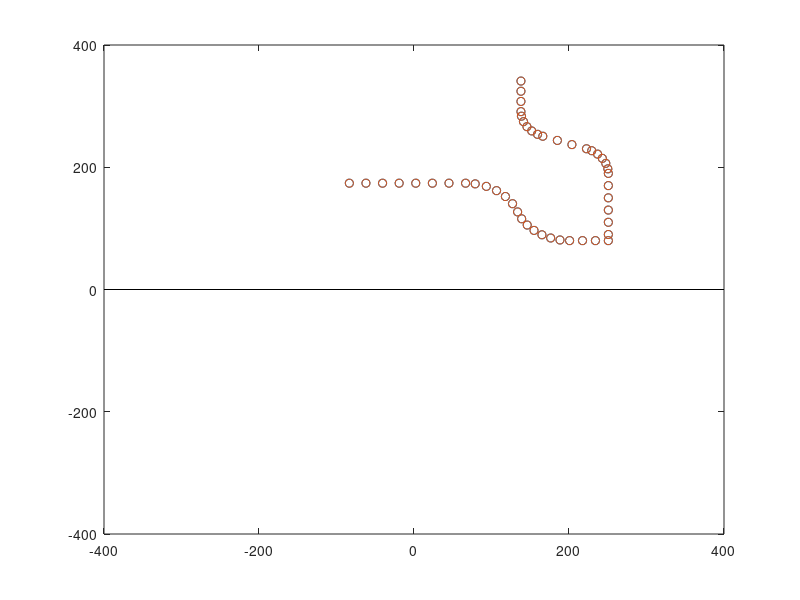

Reproduce this figure in MATLAB.
clear all;
close all;
clc;
%%
%Linea 1
NL1=8;%numero de puntos de la linea 1
yL1=linspace(173.93,173.93,NL1);
xL1=linspace(-83.44,66.56,NL1);

%circulo 1
NC1=6;%numero de puntos del circulo 1
Theta1=linspace(10,70,NC1);
yC1=71.41*cosd(Theta1)+102.52;
xC1=71.41*sind(Theta1)+66.56;

%circulo 2
NC2=6;%numero de puntos del circulo 2
Theta2=linspace(240,190,NC2);
yC2=71.41*cosd(Theta2)+126.94+71.41*sind(20);
xC2=71.41*sind(Theta2)+133.67+71.41*cosd(20);

%linea 2
NL2=4;%numero de puntos de la linea 3
yL2=linspace(79.96,79.96,NL2);
xL2=linspace(200.76,250.76,NL2);

%linea 3
NL3=6;%numero de puntos de la linea 3
yL3=linspace(89.96,189.96,NL3);
xL3=linspace(250.76,250.76,NL3);

%circulo 3
NC3=5;%numero de puntos del circulo 3
Theta3=linspace(80,30,NC3);
yC3=42.84*cosd(Theta3)+189.96;
xC3=42.84*sind(Theta3)+207.92;

%linea 4
NL4=4;%numero de puntos de la linea 3
yL4=linspace(230.22,230.22+60*sind(20),NL4);
xL4=linspace(222.57,222.57-60*cosd(20),NL4);

%circulo 4
NC4=5;%numero de puntos del circulo 4
Theta4=linspace(210,260,NC4);
yC4=42.84*cosd(Theta4)+250.74+42.84*cosd(20);
xC4=42.84*sind(Theta4)+166.19+42.84*sind(20);

%linea 5
NL5=4;%numero de puntos de la linea 3
yL5=linspace(291,341,NL5);
xL5=linspace(138,138,NL5);

Xoriginal=[xL1 xC1 xC2 xL2 xL3 xC3 xL4 xC4 xL5];
Yoriginal=[yL1 yC1 yC2 yL2 yL3 yC3 yL4 yC4 yL5];

% XL=[xL1];
% YL=[yL1];
% 
% XD=[xC1 xC2 xL2 xL3 xC3 xL4 xC4 xL5];
% YD=[yC1 yC2 yL2 yL3 yC3 yL4 yC4 yL5];

X=fliplr(Xoriginal)
Y=fliplr(Yoriginal)

stem(X,Y,'LineStyle','none')
hold on
%plot(X,Y)
stem(Xoriginal,Yoriginal,'LineStyle','none')
axis([-400 400 -400 400])
hold off


%http://www.ni.com/example/29178/en/
%TRAYECTORIA HACIA ADELANTE
Xadelante=X
Yadelante=Y

%TRAYECTORIA HACIA ATRAS
Xatras=fliplr(Xadelante)
Yatras=fliplr(Yadelante)
